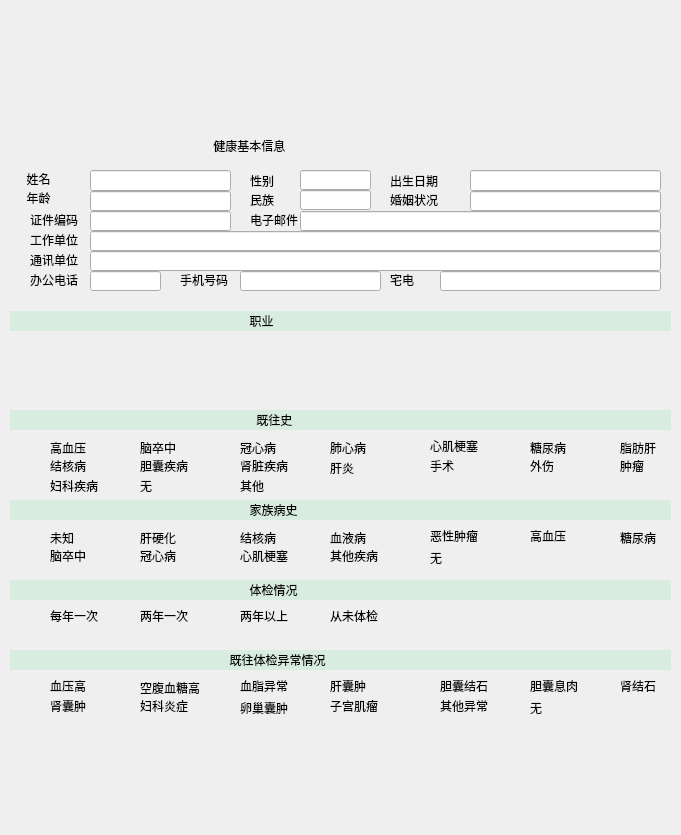
<?xml version="1.0" encoding="UTF-8"?>
<ui version="4.0">
 <class>report3</class>
 <widget class="QWidget" name="report3">
  <property name="geometry">
   <rect>
    <x>0</x>
    <y>0</y>
    <width>681</width>
    <height>835</height>
   </rect>
  </property>
  <property name="windowTitle">
   <string>Form</string>
  </property>
  <widget class="QLabel" name="label_7">
   <property name="geometry">
    <rect>
     <x>20</x>
     <y>10</y>
     <width>641</width>
     <height>111</height>
    </rect>
   </property>
   <property name="styleSheet">
    <string notr="true">background-image: url(:/new/picture/index.png);</string>
   </property>
   <property name="text">
    <string/>
   </property>
  </widget>
  <widget class="QLabel" name="label_8">
   <property name="geometry">
    <rect>
     <x>10</x>
     <y>770</y>
     <width>651</width>
     <height>61</height>
    </rect>
   </property>
   <property name="styleSheet">
    <string notr="true">background-image: url(:/new/picture/index2.png);</string>
   </property>
   <property name="text">
    <string/>
   </property>
  </widget>
  <widget class="QLineEdit" name="lineEdit_name">
   <property name="geometry">
    <rect>
     <x>90</x>
     <y>170</y>
     <width>141</width>
     <height>21</height>
    </rect>
   </property>
   <property name="text">
    <string/>
   </property>
  </widget>
  <widget class="QLineEdit" name="lineEdit_sex">
   <property name="geometry">
    <rect>
     <x>300</x>
     <y>170</y>
     <width>71</width>
     <height>20</height>
    </rect>
   </property>
   <property name="text">
    <string/>
   </property>
  </widget>
  <widget class="QLineEdit" name="lineEdit_birthday">
   <property name="geometry">
    <rect>
     <x>470</x>
     <y>170</y>
     <width>191</width>
     <height>21</height>
    </rect>
   </property>
   <property name="text">
    <string/>
   </property>
  </widget>
  <widget class="QLabel" name="label_2">
   <property name="geometry">
    <rect>
     <x>250</x>
     <y>170</y>
     <width>41</width>
     <height>21</height>
    </rect>
   </property>
   <property name="styleSheet">
    <string notr="true"/>
   </property>
   <property name="text">
    <string>性别</string>
   </property>
  </widget>
  <widget class="QLabel" name="label_3">
   <property name="geometry">
    <rect>
     <x>390</x>
     <y>170</y>
     <width>51</width>
     <height>21</height>
    </rect>
   </property>
   <property name="styleSheet">
    <string notr="true"/>
   </property>
   <property name="text">
    <string>出生日期</string>
   </property>
  </widget>
  <widget class="QLineEdit" name="lineEdit_age">
   <property name="geometry">
    <rect>
     <x>90</x>
     <y>191</y>
     <width>141</width>
     <height>20</height>
    </rect>
   </property>
   <property name="text">
    <string/>
   </property>
  </widget>
  <widget class="QLabel" name="label_5">
   <property name="geometry">
    <rect>
     <x>250</x>
     <y>190</y>
     <width>41</width>
     <height>20</height>
    </rect>
   </property>
   <property name="styleSheet">
    <string notr="true"/>
   </property>
   <property name="text">
    <string>民族</string>
   </property>
  </widget>
  <widget class="QLineEdit" name="lineEdit_nation">
   <property name="geometry">
    <rect>
     <x>300</x>
     <y>190</y>
     <width>71</width>
     <height>20</height>
    </rect>
   </property>
   <property name="text">
    <string/>
   </property>
  </widget>
  <widget class="QLabel" name="label_6">
   <property name="geometry">
    <rect>
     <x>390</x>
     <y>190</y>
     <width>51</width>
     <height>20</height>
    </rect>
   </property>
   <property name="styleSheet">
    <string notr="true"/>
   </property>
   <property name="text">
    <string>婚姻状况</string>
   </property>
  </widget>
  <widget class="QLineEdit" name="lineEdit_marital_status">
   <property name="geometry">
    <rect>
     <x>470</x>
     <y>191</y>
     <width>191</width>
     <height>20</height>
    </rect>
   </property>
   <property name="text">
    <string/>
   </property>
  </widget>
  <widget class="QLineEdit" name="lineEdit_id">
   <property name="geometry">
    <rect>
     <x>90</x>
     <y>211</y>
     <width>141</width>
     <height>20</height>
    </rect>
   </property>
   <property name="text">
    <string/>
   </property>
  </widget>
  <widget class="QLabel" name="label_10">
   <property name="geometry">
    <rect>
     <x>250</x>
     <y>210</y>
     <width>61</width>
     <height>20</height>
    </rect>
   </property>
   <property name="styleSheet">
    <string notr="true"/>
   </property>
   <property name="text">
    <string>电子邮件</string>
   </property>
  </widget>
  <widget class="QLineEdit" name="lineEdit_email">
   <property name="geometry">
    <rect>
     <x>300</x>
     <y>211</y>
     <width>361</width>
     <height>20</height>
    </rect>
   </property>
  </widget>
  <widget class="QLineEdit" name="lineEdit_work_company">
   <property name="geometry">
    <rect>
     <x>90</x>
     <y>231</y>
     <width>571</width>
     <height>20</height>
    </rect>
   </property>
   <property name="text">
    <string/>
   </property>
  </widget>
  <widget class="QLineEdit" name="lineEdit_communication_unit">
   <property name="geometry">
    <rect>
     <x>90</x>
     <y>251</y>
     <width>571</width>
     <height>20</height>
    </rect>
   </property>
  </widget>
  <widget class="QLineEdit" name="lineEdit_business_phone">
   <property name="geometry">
    <rect>
     <x>90</x>
     <y>271</y>
     <width>71</width>
     <height>20</height>
    </rect>
   </property>
  </widget>
  <widget class="QLabel" name="label_14">
   <property name="geometry">
    <rect>
     <x>180</x>
     <y>270</y>
     <width>51</width>
     <height>20</height>
    </rect>
   </property>
   <property name="styleSheet">
    <string notr="true"/>
   </property>
   <property name="text">
    <string>手机号码</string>
   </property>
  </widget>
  <widget class="QLineEdit" name="lineEdit_telephone">
   <property name="geometry">
    <rect>
     <x>240</x>
     <y>271</y>
     <width>141</width>
     <height>20</height>
    </rect>
   </property>
   <property name="text">
    <string/>
   </property>
  </widget>
  <widget class="QLabel" name="label_15">
   <property name="geometry">
    <rect>
     <x>390</x>
     <y>270</y>
     <width>41</width>
     <height>20</height>
    </rect>
   </property>
   <property name="styleSheet">
    <string notr="true"/>
   </property>
   <property name="text">
    <string>宅电</string>
   </property>
  </widget>
  <widget class="QLineEdit" name="lineEdit_home_phone">
   <property name="geometry">
    <rect>
     <x>440</x>
     <y>271</y>
     <width>221</width>
     <height>20</height>
    </rect>
   </property>
  </widget>
  <widget class="QLabel" name="label_16">
   <property name="geometry">
    <rect>
     <x>10</x>
     <y>311</y>
     <width>661</width>
     <height>20</height>
    </rect>
   </property>
   <property name="styleSheet">
    <string notr="true">font: 75 12pt &quot;Aharoni&quot;;

background-color: rgb(216, 236, 224);</string>
   </property>
   <property name="text">
    <string>                                                                        职业</string>
   </property>
  </widget>
  <widget class="QLabel" name="label">
   <property name="geometry">
    <rect>
     <x>20</x>
     <y>170</y>
     <width>59</width>
     <height>18</height>
    </rect>
   </property>
   <property name="text">
    <string>  姓名</string>
   </property>
  </widget>
  <widget class="QLabel" name="label_4">
   <property name="geometry">
    <rect>
     <x>20</x>
     <y>190</y>
     <width>59</width>
     <height>16</height>
    </rect>
   </property>
   <property name="styleSheet">
    <string notr="true"/>
   </property>
   <property name="text">
    <string>  年龄</string>
   </property>
  </widget>
  <widget class="QLabel" name="label_9">
   <property name="geometry">
    <rect>
     <x>30</x>
     <y>210</y>
     <width>59</width>
     <height>20</height>
    </rect>
   </property>
   <property name="styleSheet">
    <string notr="true"/>
   </property>
   <property name="text">
    <string>证件编码</string>
   </property>
  </widget>
  <widget class="QLabel" name="label_11">
   <property name="geometry">
    <rect>
     <x>30</x>
     <y>230</y>
     <width>59</width>
     <height>20</height>
    </rect>
   </property>
   <property name="styleSheet">
    <string notr="true"/>
   </property>
   <property name="text">
    <string>工作单位</string>
   </property>
  </widget>
  <widget class="QLabel" name="label_12">
   <property name="geometry">
    <rect>
     <x>30</x>
     <y>250</y>
     <width>59</width>
     <height>20</height>
    </rect>
   </property>
   <property name="styleSheet">
    <string notr="true"/>
   </property>
   <property name="text">
    <string>通讯单位</string>
   </property>
  </widget>
  <widget class="QLabel" name="label_13">
   <property name="geometry">
    <rect>
     <x>30</x>
     <y>270</y>
     <width>59</width>
     <height>20</height>
    </rect>
   </property>
   <property name="styleSheet">
    <string notr="true"/>
   </property>
   <property name="text">
    <string>办公电话</string>
   </property>
  </widget>
  <widget class="QLabel" name="label_17">
   <property name="geometry">
    <rect>
     <x>170</x>
     <y>135</y>
     <width>301</width>
     <height>21</height>
    </rect>
   </property>
   <property name="styleSheet">
    <string notr="true">font: 75 16pt &quot;Aharoni&quot;;
</string>
   </property>
   <property name="text">
    <string>             健康基本信息</string>
   </property>
  </widget>
  <widget class="QLabel" name="label_18">
   <property name="geometry">
    <rect>
     <x>10</x>
     <y>410</y>
     <width>661</width>
     <height>20</height>
    </rect>
   </property>
   <property name="styleSheet">
    <string notr="true">font: 75 12pt &quot;Aharoni&quot;;

background-color: rgb(216, 236, 224);</string>
   </property>
   <property name="text">
    <string>                                                                          既往史</string>
   </property>
  </widget>
  <widget class="QLabel" name="label_19">
   <property name="geometry">
    <rect>
     <x>10</x>
     <y>500</y>
     <width>661</width>
     <height>20</height>
    </rect>
   </property>
   <property name="styleSheet">
    <string notr="true">font: 75 12pt &quot;Aharoni&quot;;

background-color: rgb(216, 236, 224);</string>
   </property>
   <property name="text">
    <string>                                                                        家族病史</string>
   </property>
  </widget>
  <widget class="QLabel" name="label_20">
   <property name="geometry">
    <rect>
     <x>10</x>
     <y>580</y>
     <width>661</width>
     <height>20</height>
    </rect>
   </property>
   <property name="styleSheet">
    <string notr="true">font: 75 12pt &quot;Aharoni&quot;;

background-color: rgb(216, 236, 224);</string>
   </property>
   <property name="text">
    <string>                                                                        体检情况</string>
   </property>
  </widget>
  <widget class="QLabel" name="label_21">
   <property name="geometry">
    <rect>
     <x>10</x>
     <y>650</y>
     <width>661</width>
     <height>20</height>
    </rect>
   </property>
   <property name="styleSheet">
    <string notr="true">font: 75 12pt &quot;Aharoni&quot;;

background-color: rgb(216, 236, 224);</string>
   </property>
   <property name="text">
    <string>                                                                  既往体检异常情况</string>
   </property>
  </widget>
  <widget class="QLabel" name="label_22">
   <property name="geometry">
    <rect>
     <x>50</x>
     <y>530</y>
     <width>31</width>
     <height>16</height>
    </rect>
   </property>
   <property name="text">
    <string>未知</string>
   </property>
  </widget>
  <widget class="QLabel" name="label_23">
   <property name="geometry">
    <rect>
     <x>140</x>
     <y>530</y>
     <width>41</width>
     <height>16</height>
    </rect>
   </property>
   <property name="text">
    <string>肝硬化</string>
   </property>
  </widget>
  <widget class="QLabel" name="label_24">
   <property name="geometry">
    <rect>
     <x>240</x>
     <y>530</y>
     <width>41</width>
     <height>16</height>
    </rect>
   </property>
   <property name="text">
    <string>结核病</string>
   </property>
  </widget>
  <widget class="QLabel" name="label_25">
   <property name="geometry">
    <rect>
     <x>330</x>
     <y>530</y>
     <width>41</width>
     <height>16</height>
    </rect>
   </property>
   <property name="text">
    <string>血液病</string>
   </property>
  </widget>
  <widget class="QLabel" name="label_26">
   <property name="geometry">
    <rect>
     <x>430</x>
     <y>460</y>
     <width>54</width>
     <height>12</height>
    </rect>
   </property>
   <property name="text">
    <string>手术</string>
   </property>
  </widget>
  <widget class="QLabel" name="label_27">
   <property name="geometry">
    <rect>
     <x>430</x>
     <y>530</y>
     <width>54</width>
     <height>12</height>
    </rect>
   </property>
   <property name="text">
    <string>恶性肿瘤</string>
   </property>
  </widget>
  <widget class="QLabel" name="label_28">
   <property name="geometry">
    <rect>
     <x>530</x>
     <y>530</y>
     <width>54</width>
     <height>12</height>
    </rect>
   </property>
   <property name="text">
    <string>高血压</string>
   </property>
  </widget>
  <widget class="QLabel" name="label_29">
   <property name="geometry">
    <rect>
     <x>620</x>
     <y>530</y>
     <width>41</width>
     <height>16</height>
    </rect>
   </property>
   <property name="text">
    <string>糖尿病</string>
   </property>
  </widget>
  <widget class="QLabel" name="label_30">
   <property name="geometry">
    <rect>
     <x>140</x>
     <y>550</y>
     <width>54</width>
     <height>12</height>
    </rect>
   </property>
   <property name="text">
    <string>冠心病</string>
   </property>
  </widget>
  <widget class="QLabel" name="label_32">
   <property name="geometry">
    <rect>
     <x>50</x>
     <y>550</y>
     <width>54</width>
     <height>12</height>
    </rect>
   </property>
   <property name="text">
    <string>脑卒中</string>
   </property>
  </widget>
  <widget class="QLabel" name="label_34">
   <property name="geometry">
    <rect>
     <x>430</x>
     <y>550</y>
     <width>31</width>
     <height>16</height>
    </rect>
   </property>
   <property name="text">
    <string>无</string>
   </property>
  </widget>
  <widget class="QLabel" name="label_36">
   <property name="geometry">
    <rect>
     <x>240</x>
     <y>550</y>
     <width>54</width>
     <height>12</height>
    </rect>
   </property>
   <property name="text">
    <string>心肌梗塞</string>
   </property>
  </widget>
  <widget class="QLabel" name="label_37">
   <property name="geometry">
    <rect>
     <x>330</x>
     <y>550</y>
     <width>54</width>
     <height>12</height>
    </rect>
   </property>
   <property name="text">
    <string>其他疾病</string>
   </property>
  </widget>
  <widget class="QLabel" name="label_38">
   <property name="geometry">
    <rect>
     <x>140</x>
     <y>610</y>
     <width>54</width>
     <height>12</height>
    </rect>
   </property>
   <property name="text">
    <string>两年一次</string>
   </property>
  </widget>
  <widget class="QLabel" name="label_40">
   <property name="geometry">
    <rect>
     <x>50</x>
     <y>610</y>
     <width>54</width>
     <height>12</height>
    </rect>
   </property>
   <property name="text">
    <string>每年一次</string>
   </property>
  </widget>
  <widget class="QLabel" name="label_44">
   <property name="geometry">
    <rect>
     <x>240</x>
     <y>610</y>
     <width>54</width>
     <height>12</height>
    </rect>
   </property>
   <property name="text">
    <string>两年以上</string>
   </property>
  </widget>
  <widget class="QLabel" name="label_45">
   <property name="geometry">
    <rect>
     <x>330</x>
     <y>610</y>
     <width>54</width>
     <height>12</height>
    </rect>
   </property>
   <property name="text">
    <string>从未体检</string>
   </property>
  </widget>
  <widget class="QLabel" name="label_46">
   <property name="geometry">
    <rect>
     <x>140</x>
     <y>680</y>
     <width>61</width>
     <height>16</height>
    </rect>
   </property>
   <property name="text">
    <string>空腹血糖高</string>
   </property>
  </widget>
  <widget class="QLabel" name="label_47">
   <property name="geometry">
    <rect>
     <x>530</x>
     <y>680</y>
     <width>54</width>
     <height>12</height>
    </rect>
   </property>
   <property name="text">
    <string>胆囊息肉</string>
   </property>
  </widget>
  <widget class="QLabel" name="label_48">
   <property name="geometry">
    <rect>
     <x>50</x>
     <y>680</y>
     <width>54</width>
     <height>12</height>
    </rect>
   </property>
   <property name="text">
    <string>血压高</string>
   </property>
  </widget>
  <widget class="QLabel" name="label_49">
   <property name="geometry">
    <rect>
     <x>620</x>
     <y>680</y>
     <width>54</width>
     <height>12</height>
    </rect>
   </property>
   <property name="text">
    <string>肾结石</string>
   </property>
  </widget>
  <widget class="QLabel" name="label_50">
   <property name="geometry">
    <rect>
     <x>440</x>
     <y>680</y>
     <width>54</width>
     <height>12</height>
    </rect>
   </property>
   <property name="text">
    <string>胆囊结石</string>
   </property>
  </widget>
  <widget class="QLabel" name="label_52">
   <property name="geometry">
    <rect>
     <x>240</x>
     <y>680</y>
     <width>54</width>
     <height>12</height>
    </rect>
   </property>
   <property name="text">
    <string>血脂异常</string>
   </property>
  </widget>
  <widget class="QLabel" name="label_53">
   <property name="geometry">
    <rect>
     <x>330</x>
     <y>680</y>
     <width>54</width>
     <height>12</height>
    </rect>
   </property>
   <property name="text">
    <string>肝囊肿</string>
   </property>
  </widget>
  <widget class="QLabel" name="label_54">
   <property name="geometry">
    <rect>
     <x>140</x>
     <y>700</y>
     <width>54</width>
     <height>12</height>
    </rect>
   </property>
   <property name="text">
    <string>妇科炎症</string>
   </property>
  </widget>
  <widget class="QLabel" name="label_56">
   <property name="geometry">
    <rect>
     <x>50</x>
     <y>700</y>
     <width>54</width>
     <height>12</height>
    </rect>
   </property>
   <property name="text">
    <string>肾囊肿</string>
   </property>
  </widget>
  <widget class="QLabel" name="label_58">
   <property name="geometry">
    <rect>
     <x>530</x>
     <y>700</y>
     <width>41</width>
     <height>16</height>
    </rect>
   </property>
   <property name="text">
    <string>无</string>
   </property>
  </widget>
  <widget class="QLabel" name="label_60">
   <property name="geometry">
    <rect>
     <x>330</x>
     <y>700</y>
     <width>54</width>
     <height>12</height>
    </rect>
   </property>
   <property name="text">
    <string>子宫肌瘤</string>
   </property>
  </widget>
  <widget class="QLabel" name="label_61">
   <property name="geometry">
    <rect>
     <x>440</x>
     <y>700</y>
     <width>54</width>
     <height>12</height>
    </rect>
   </property>
   <property name="text">
    <string>其他异常</string>
   </property>
  </widget>
  <widget class="QLabel" name="label_62">
   <property name="geometry">
    <rect>
     <x>140</x>
     <y>440</y>
     <width>41</width>
     <height>16</height>
    </rect>
   </property>
   <property name="text">
    <string>脑卒中</string>
   </property>
  </widget>
  <widget class="QLabel" name="label_63">
   <property name="geometry">
    <rect>
     <x>530</x>
     <y>440</y>
     <width>41</width>
     <height>16</height>
    </rect>
   </property>
   <property name="text">
    <string>糖尿病</string>
   </property>
  </widget>
  <widget class="QLabel" name="label_gxy">
   <property name="geometry">
    <rect>
     <x>50</x>
     <y>440</y>
     <width>41</width>
     <height>16</height>
    </rect>
   </property>
   <property name="text">
    <string>高血压</string>
   </property>
  </widget>
  <widget class="QLabel" name="label_65">
   <property name="geometry">
    <rect>
     <x>620</x>
     <y>440</y>
     <width>41</width>
     <height>16</height>
    </rect>
   </property>
   <property name="text">
    <string>脂肪肝</string>
   </property>
  </widget>
  <widget class="QLabel" name="label_66">
   <property name="geometry">
    <rect>
     <x>430</x>
     <y>440</y>
     <width>54</width>
     <height>12</height>
    </rect>
   </property>
   <property name="text">
    <string>心肌梗塞</string>
   </property>
  </widget>
  <widget class="QLabel" name="label_68">
   <property name="geometry">
    <rect>
     <x>240</x>
     <y>440</y>
     <width>51</width>
     <height>16</height>
    </rect>
   </property>
   <property name="text">
    <string>冠心病</string>
   </property>
  </widget>
  <widget class="QLabel" name="label_69">
   <property name="geometry">
    <rect>
     <x>330</x>
     <y>440</y>
     <width>41</width>
     <height>16</height>
    </rect>
   </property>
   <property name="text">
    <string>肺心病</string>
   </property>
  </widget>
  <widget class="QLabel" name="label_70">
   <property name="geometry">
    <rect>
     <x>100</x>
     <y>460</y>
     <width>31</width>
     <height>16</height>
    </rect>
   </property>
   <property name="styleSheet">
    <string notr="true"/>
   </property>
   <property name="text">
    <string/>
   </property>
  </widget>
  <widget class="QLabel" name="label_71">
   <property name="geometry">
    <rect>
     <x>530</x>
     <y>460</y>
     <width>54</width>
     <height>12</height>
    </rect>
   </property>
   <property name="text">
    <string>外伤</string>
   </property>
  </widget>
  <widget class="QLabel" name="label_jws_gxy">
   <property name="geometry">
    <rect>
     <x>20</x>
     <y>440</y>
     <width>21</width>
     <height>16</height>
    </rect>
   </property>
   <property name="styleSheet">
    <string notr="true"/>
   </property>
   <property name="text">
    <string/>
   </property>
  </widget>
  <widget class="QLabel" name="label_73">
   <property name="geometry">
    <rect>
     <x>620</x>
     <y>460</y>
     <width>54</width>
     <height>12</height>
    </rect>
   </property>
   <property name="text">
    <string>肿瘤</string>
   </property>
  </widget>
  <widget class="QLabel" name="label_74">
   <property name="geometry">
    <rect>
     <x>330</x>
     <y>460</y>
     <width>41</width>
     <height>16</height>
    </rect>
   </property>
   <property name="text">
    <string>肝炎</string>
   </property>
  </widget>
  <widget class="QLabel" name="label_76">
   <property name="geometry">
    <rect>
     <x>140</x>
     <y>460</y>
     <width>54</width>
     <height>12</height>
    </rect>
   </property>
   <property name="text">
    <string>胆囊疾病</string>
   </property>
  </widget>
  <widget class="QLabel" name="label_77">
   <property name="geometry">
    <rect>
     <x>240</x>
     <y>460</y>
     <width>54</width>
     <height>12</height>
    </rect>
   </property>
   <property name="text">
    <string>肾脏疾病</string>
   </property>
  </widget>
  <widget class="QLabel" name="label_78">
   <property name="geometry">
    <rect>
     <x>50</x>
     <y>480</y>
     <width>54</width>
     <height>12</height>
    </rect>
   </property>
   <property name="text">
    <string>妇科疾病</string>
   </property>
  </widget>
  <widget class="QLabel" name="label_80">
   <property name="geometry">
    <rect>
     <x>50</x>
     <y>460</y>
     <width>54</width>
     <height>12</height>
    </rect>
   </property>
   <property name="text">
    <string>结核病</string>
   </property>
  </widget>
  <widget class="QLabel" name="label_84">
   <property name="geometry">
    <rect>
     <x>140</x>
     <y>480</y>
     <width>54</width>
     <height>12</height>
    </rect>
   </property>
   <property name="text">
    <string>无</string>
   </property>
  </widget>
  <widget class="QLabel" name="label_85">
   <property name="geometry">
    <rect>
     <x>240</x>
     <y>480</y>
     <width>54</width>
     <height>12</height>
    </rect>
   </property>
   <property name="text">
    <string>其他</string>
   </property>
  </widget>
  <widget class="QLabel" name="label_jws_jhb">
   <property name="geometry">
    <rect>
     <x>20</x>
     <y>460</y>
     <width>21</width>
     <height>16</height>
    </rect>
   </property>
   <property name="styleSheet">
    <string notr="true"/>
   </property>
   <property name="text">
    <string/>
   </property>
  </widget>
  <widget class="QLabel" name="label_jws_fkjb">
   <property name="geometry">
    <rect>
     <x>20</x>
     <y>480</y>
     <width>21</width>
     <height>16</height>
    </rect>
   </property>
   <property name="styleSheet">
    <string notr="true"/>
   </property>
   <property name="text">
    <string/>
   </property>
  </widget>
  <widget class="QLabel" name="label_jws_nzz">
   <property name="geometry">
    <rect>
     <x>110</x>
     <y>440</y>
     <width>21</width>
     <height>16</height>
    </rect>
   </property>
   <property name="styleSheet">
    <string notr="true"/>
   </property>
   <property name="text">
    <string/>
   </property>
  </widget>
  <widget class="QLabel" name="label_jws_w">
   <property name="geometry">
    <rect>
     <x>110</x>
     <y>480</y>
     <width>21</width>
     <height>16</height>
    </rect>
   </property>
   <property name="styleSheet">
    <string notr="true"/>
   </property>
   <property name="text">
    <string/>
   </property>
  </widget>
  <widget class="QLabel" name="label_jws_dnjb">
   <property name="geometry">
    <rect>
     <x>110</x>
     <y>460</y>
     <width>21</width>
     <height>16</height>
    </rect>
   </property>
   <property name="styleSheet">
    <string notr="true"/>
   </property>
   <property name="text">
    <string/>
   </property>
  </widget>
  <widget class="QLabel" name="label_jws_gxb">
   <property name="geometry">
    <rect>
     <x>210</x>
     <y>440</y>
     <width>21</width>
     <height>16</height>
    </rect>
   </property>
   <property name="styleSheet">
    <string notr="true"/>
   </property>
   <property name="text">
    <string/>
   </property>
  </widget>
  <widget class="QLabel" name="label_jws_qt">
   <property name="geometry">
    <rect>
     <x>210</x>
     <y>480</y>
     <width>21</width>
     <height>16</height>
    </rect>
   </property>
   <property name="styleSheet">
    <string notr="true"/>
   </property>
   <property name="text">
    <string/>
   </property>
  </widget>
  <widget class="QLabel" name="label_jws_szjb">
   <property name="geometry">
    <rect>
     <x>210</x>
     <y>460</y>
     <width>21</width>
     <height>16</height>
    </rect>
   </property>
   <property name="styleSheet">
    <string notr="true"/>
   </property>
   <property name="text">
    <string/>
   </property>
  </widget>
  <widget class="QLabel" name="label_jws_fxb">
   <property name="geometry">
    <rect>
     <x>300</x>
     <y>440</y>
     <width>21</width>
     <height>16</height>
    </rect>
   </property>
   <property name="styleSheet">
    <string notr="true"/>
   </property>
   <property name="text">
    <string/>
   </property>
  </widget>
  <widget class="QLabel" name="label_jws_gy">
   <property name="geometry">
    <rect>
     <x>300</x>
     <y>460</y>
     <width>21</width>
     <height>16</height>
    </rect>
   </property>
   <property name="styleSheet">
    <string notr="true"/>
   </property>
   <property name="text">
    <string/>
   </property>
  </widget>
  <widget class="QLabel" name="label_jws_ss">
   <property name="geometry">
    <rect>
     <x>400</x>
     <y>460</y>
     <width>21</width>
     <height>16</height>
    </rect>
   </property>
   <property name="styleSheet">
    <string notr="true"/>
   </property>
   <property name="text">
    <string/>
   </property>
  </widget>
  <widget class="QLabel" name="label_jws_xjgs">
   <property name="geometry">
    <rect>
     <x>400</x>
     <y>440</y>
     <width>21</width>
     <height>16</height>
    </rect>
   </property>
   <property name="styleSheet">
    <string notr="true"/>
   </property>
   <property name="text">
    <string/>
   </property>
  </widget>
  <widget class="QLabel" name="label_jws_ws">
   <property name="geometry">
    <rect>
     <x>500</x>
     <y>460</y>
     <width>21</width>
     <height>16</height>
    </rect>
   </property>
   <property name="styleSheet">
    <string notr="true"/>
   </property>
   <property name="text">
    <string/>
   </property>
  </widget>
  <widget class="QLabel" name="label_jws_tnb">
   <property name="geometry">
    <rect>
     <x>500</x>
     <y>440</y>
     <width>21</width>
     <height>16</height>
    </rect>
   </property>
   <property name="styleSheet">
    <string notr="true"/>
   </property>
   <property name="text">
    <string/>
   </property>
  </widget>
  <widget class="QLabel" name="label_jws_zl">
   <property name="geometry">
    <rect>
     <x>590</x>
     <y>460</y>
     <width>21</width>
     <height>16</height>
    </rect>
   </property>
   <property name="styleSheet">
    <string notr="true"/>
   </property>
   <property name="text">
    <string/>
   </property>
  </widget>
  <widget class="QLabel" name="label_jws_zfg">
   <property name="geometry">
    <rect>
     <x>590</x>
     <y>440</y>
     <width>21</width>
     <height>16</height>
    </rect>
   </property>
   <property name="styleSheet">
    <string notr="true"/>
   </property>
   <property name="text">
    <string/>
   </property>
  </widget>
  <widget class="QLabel" name="label_jzbs_nzz">
   <property name="geometry">
    <rect>
     <x>20</x>
     <y>550</y>
     <width>21</width>
     <height>16</height>
    </rect>
   </property>
   <property name="styleSheet">
    <string notr="true"/>
   </property>
   <property name="text">
    <string/>
   </property>
  </widget>
  <widget class="QLabel" name="label_jzbs_wz">
   <property name="geometry">
    <rect>
     <x>20</x>
     <y>530</y>
     <width>21</width>
     <height>16</height>
    </rect>
   </property>
   <property name="styleSheet">
    <string notr="true"/>
   </property>
   <property name="text">
    <string/>
   </property>
  </widget>
  <widget class="QLabel" name="label_jzbs_gxb">
   <property name="geometry">
    <rect>
     <x>110</x>
     <y>550</y>
     <width>21</width>
     <height>16</height>
    </rect>
   </property>
   <property name="styleSheet">
    <string notr="true"/>
   </property>
   <property name="text">
    <string/>
   </property>
  </widget>
  <widget class="QLabel" name="label_jzbs_gyh">
   <property name="geometry">
    <rect>
     <x>110</x>
     <y>530</y>
     <width>21</width>
     <height>16</height>
    </rect>
   </property>
   <property name="styleSheet">
    <string notr="true"/>
   </property>
   <property name="text">
    <string/>
   </property>
  </widget>
  <widget class="QLabel" name="label_jzbs_xjgs">
   <property name="geometry">
    <rect>
     <x>210</x>
     <y>550</y>
     <width>21</width>
     <height>16</height>
    </rect>
   </property>
   <property name="styleSheet">
    <string notr="true"/>
   </property>
   <property name="text">
    <string/>
   </property>
  </widget>
  <widget class="QLabel" name="label_jzbs_jhb">
   <property name="geometry">
    <rect>
     <x>210</x>
     <y>530</y>
     <width>21</width>
     <height>16</height>
    </rect>
   </property>
   <property name="styleSheet">
    <string notr="true"/>
   </property>
   <property name="text">
    <string/>
   </property>
  </widget>
  <widget class="QLabel" name="label_jzbs_w">
   <property name="geometry">
    <rect>
     <x>400</x>
     <y>550</y>
     <width>21</width>
     <height>16</height>
    </rect>
   </property>
   <property name="styleSheet">
    <string notr="true"/>
   </property>
   <property name="text">
    <string/>
   </property>
  </widget>
  <widget class="QLabel" name="label_jzbs_exzl">
   <property name="geometry">
    <rect>
     <x>400</x>
     <y>530</y>
     <width>21</width>
     <height>16</height>
    </rect>
   </property>
   <property name="styleSheet">
    <string notr="true"/>
   </property>
   <property name="text">
    <string/>
   </property>
  </widget>
  <widget class="QLabel" name="label_jzbs_qtjb">
   <property name="geometry">
    <rect>
     <x>300</x>
     <y>550</y>
     <width>21</width>
     <height>16</height>
    </rect>
   </property>
   <property name="styleSheet">
    <string notr="true"/>
   </property>
   <property name="text">
    <string/>
   </property>
  </widget>
  <widget class="QLabel" name="label_jzbs_xyb">
   <property name="geometry">
    <rect>
     <x>300</x>
     <y>530</y>
     <width>21</width>
     <height>16</height>
    </rect>
   </property>
   <property name="styleSheet">
    <string notr="true"/>
   </property>
   <property name="text">
    <string/>
   </property>
  </widget>
  <widget class="QLabel" name="label_jzbs_gxy">
   <property name="geometry">
    <rect>
     <x>500</x>
     <y>530</y>
     <width>21</width>
     <height>16</height>
    </rect>
   </property>
   <property name="styleSheet">
    <string notr="true"/>
   </property>
   <property name="text">
    <string/>
   </property>
  </widget>
  <widget class="QLabel" name="label_jzbs_tnb">
   <property name="geometry">
    <rect>
     <x>590</x>
     <y>530</y>
     <width>21</width>
     <height>16</height>
    </rect>
   </property>
   <property name="styleSheet">
    <string notr="true"/>
   </property>
   <property name="text">
    <string/>
   </property>
  </widget>
  <widget class="QLabel" name="label_tjqk_mnyc">
   <property name="geometry">
    <rect>
     <x>20</x>
     <y>610</y>
     <width>21</width>
     <height>16</height>
    </rect>
   </property>
   <property name="styleSheet">
    <string notr="true"/>
   </property>
   <property name="text">
    <string/>
   </property>
  </widget>
  <widget class="QLabel" name="label_tjqk_lnyc">
   <property name="geometry">
    <rect>
     <x>110</x>
     <y>610</y>
     <width>21</width>
     <height>16</height>
    </rect>
   </property>
   <property name="styleSheet">
    <string notr="true"/>
   </property>
   <property name="text">
    <string/>
   </property>
  </widget>
  <widget class="QLabel" name="label_tjqk_lnys">
   <property name="geometry">
    <rect>
     <x>210</x>
     <y>610</y>
     <width>21</width>
     <height>16</height>
    </rect>
   </property>
   <property name="styleSheet">
    <string notr="true"/>
   </property>
   <property name="text">
    <string/>
   </property>
  </widget>
  <widget class="QLabel" name="label_tjqk_cwjy">
   <property name="geometry">
    <rect>
     <x>300</x>
     <y>610</y>
     <width>21</width>
     <height>16</height>
    </rect>
   </property>
   <property name="styleSheet">
    <string notr="true"/>
   </property>
   <property name="text">
    <string/>
   </property>
  </widget>
  <widget class="QLabel" name="label_jwtjycqk_dnxr">
   <property name="geometry">
    <rect>
     <x>500</x>
     <y>680</y>
     <width>21</width>
     <height>16</height>
    </rect>
   </property>
   <property name="styleSheet">
    <string notr="true"/>
   </property>
   <property name="text">
    <string/>
   </property>
  </widget>
  <widget class="QLabel" name="label_jwtjycqk_sjs">
   <property name="geometry">
    <rect>
     <x>590</x>
     <y>680</y>
     <width>21</width>
     <height>16</height>
    </rect>
   </property>
   <property name="styleSheet">
    <string notr="true"/>
   </property>
   <property name="text">
    <string/>
   </property>
  </widget>
  <widget class="QLabel" name="label_jwtjycqk_w">
   <property name="geometry">
    <rect>
     <x>500</x>
     <y>700</y>
     <width>21</width>
     <height>16</height>
    </rect>
   </property>
   <property name="styleSheet">
    <string notr="true"/>
   </property>
   <property name="text">
    <string/>
   </property>
  </widget>
  <widget class="QLabel" name="label_jwtjycqk_dnjs">
   <property name="geometry">
    <rect>
     <x>410</x>
     <y>680</y>
     <width>21</width>
     <height>16</height>
    </rect>
   </property>
   <property name="styleSheet">
    <string notr="true"/>
   </property>
   <property name="text">
    <string/>
   </property>
  </widget>
  <widget class="QLabel" name="label_jwtjycqk_qtyc">
   <property name="geometry">
    <rect>
     <x>410</x>
     <y>700</y>
     <width>21</width>
     <height>16</height>
    </rect>
   </property>
   <property name="styleSheet">
    <string notr="true"/>
   </property>
   <property name="text">
    <string/>
   </property>
  </widget>
  <widget class="QLabel" name="label_jwtjycqk_gnz">
   <property name="geometry">
    <rect>
     <x>300</x>
     <y>680</y>
     <width>21</width>
     <height>16</height>
    </rect>
   </property>
   <property name="styleSheet">
    <string notr="true"/>
   </property>
   <property name="text">
    <string/>
   </property>
  </widget>
  <widget class="QLabel" name="label_jwtjycqk_xzyc">
   <property name="geometry">
    <rect>
     <x>210</x>
     <y>680</y>
     <width>21</width>
     <height>16</height>
    </rect>
   </property>
   <property name="styleSheet">
    <string notr="true"/>
   </property>
   <property name="text">
    <string/>
   </property>
  </widget>
  <widget class="QLabel" name="label_jwtjycqk_zgjl">
   <property name="geometry">
    <rect>
     <x>300</x>
     <y>700</y>
     <width>21</width>
     <height>16</height>
    </rect>
   </property>
   <property name="styleSheet">
    <string notr="true"/>
   </property>
   <property name="text">
    <string/>
   </property>
  </widget>
  <widget class="QLabel" name="label_jwtjycqk_fkyz">
   <property name="geometry">
    <rect>
     <x>110</x>
     <y>700</y>
     <width>21</width>
     <height>16</height>
    </rect>
   </property>
   <property name="styleSheet">
    <string notr="true"/>
   </property>
   <property name="text">
    <string/>
   </property>
  </widget>
  <widget class="QLabel" name="label_jwtjycqk_kfxtg">
   <property name="geometry">
    <rect>
     <x>110</x>
     <y>680</y>
     <width>21</width>
     <height>16</height>
    </rect>
   </property>
   <property name="styleSheet">
    <string notr="true"/>
   </property>
   <property name="text">
    <string/>
   </property>
  </widget>
  <widget class="QLabel" name="label_jwtjycqk_snz">
   <property name="geometry">
    <rect>
     <x>20</x>
     <y>700</y>
     <width>21</width>
     <height>16</height>
    </rect>
   </property>
   <property name="styleSheet">
    <string notr="true"/>
   </property>
   <property name="text">
    <string/>
   </property>
  </widget>
  <widget class="QLabel" name="label_jwtjycqk_xyg">
   <property name="geometry">
    <rect>
     <x>20</x>
     <y>680</y>
     <width>21</width>
     <height>16</height>
    </rect>
   </property>
   <property name="styleSheet">
    <string notr="true"/>
   </property>
   <property name="text">
    <string/>
   </property>
  </widget>
  <widget class="QLabel" name="label_59">
   <property name="geometry">
    <rect>
     <x>240</x>
     <y>700</y>
     <width>61</width>
     <height>16</height>
    </rect>
   </property>
   <property name="text">
    <string>卵巢囊肿</string>
   </property>
  </widget>
  <widget class="QLabel" name="label_jwtjycqk_lcnz">
   <property name="geometry">
    <rect>
     <x>210</x>
     <y>700</y>
     <width>21</width>
     <height>16</height>
    </rect>
   </property>
   <property name="styleSheet">
    <string notr="true"/>
   </property>
   <property name="text">
    <string/>
   </property>
  </widget>
 </widget>
 <resources/>
 <connections/>
</ui>
